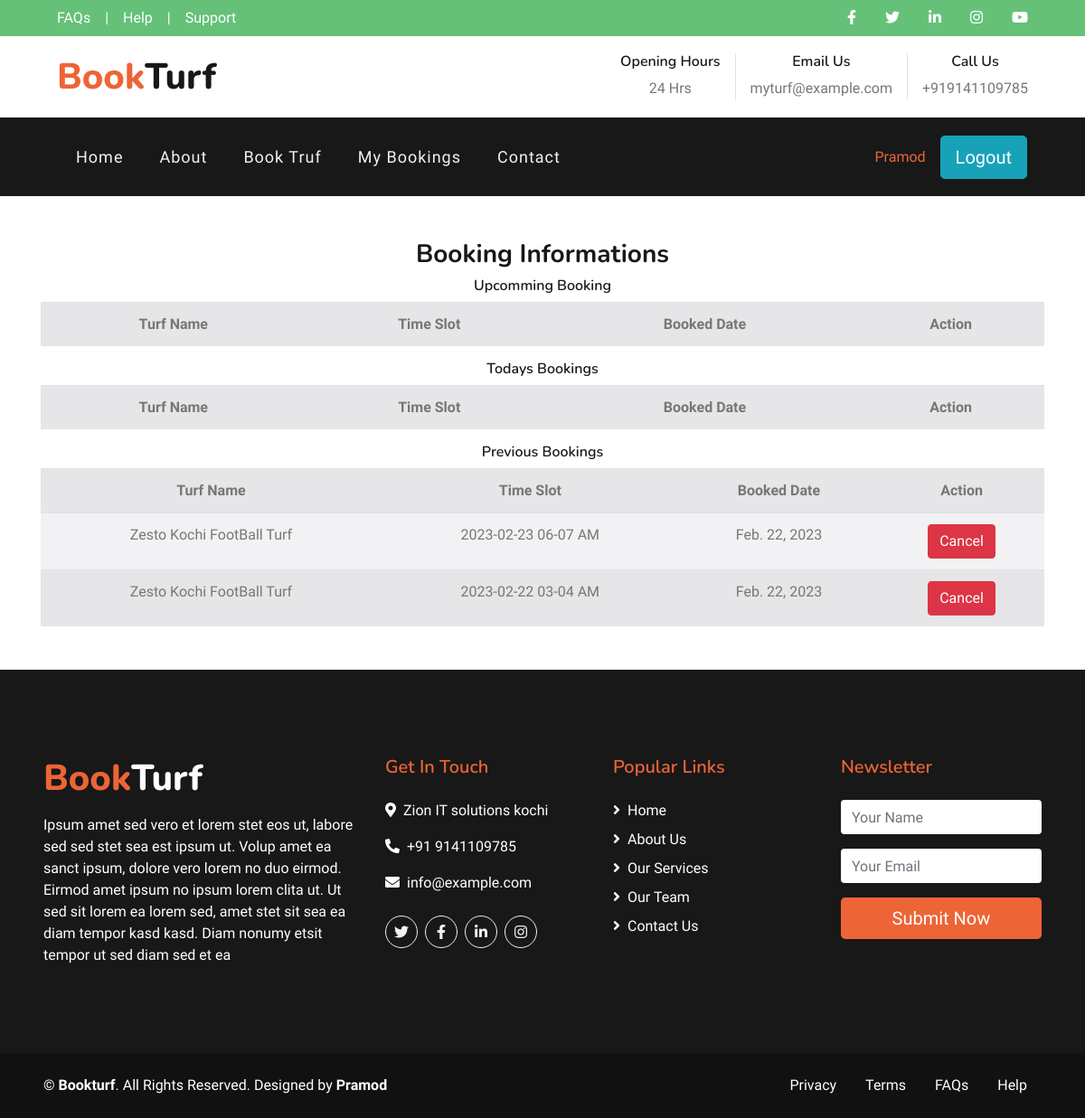
Page /booking/MyBookings (signed in) on the committed database.
### booking/models.py (models this page shows)
class Booking_Confirmation(models.Model):
     booking_date = models.DateField(auto_now_add=True)
     slot = models.ForeignKey(TimeSlot,on_delete=models.CASCADE)
     cutomer = models.ForeignKey(User,on_delete=models.CASCADE,null=True,blank=True)
     customer_name = models.CharField(max_length=200)
     customer_phone = models.CharField(max_length=200)
     paymet_status = models.BooleanField(default=False)

class TimeSlot(models.Model):
     options = (
          ("01-02 AM","01-02 AM"),
          ("02-03 AM","02-03 AM"),
          ("03-04 AM","03-04 AM"),
          ("04-05 AM","04-05 AM"),
          ("05-06 AM","05-06 AM"),
          ("06-07 AM","06-07 AM"),
          ("07-08 AM","07-08 AM"),
          ("08-09 AM","08-09 AM"),
          ("09-10 AM","10-11 AM"),
          ("11-12 AM","12-01 PM"),
          ("01-02 PM","02-03 PM"),
          ("03-04 PM","04-05 PM"),
          ("05-06 PM","06-07 PM"),
          ("07-08 PM","08-09 PM"),
          ("09-10 PM","10-11 PM"),
          ("11-12 PM","11-12 PM"),
     )
     TimeSlot = models.CharField(max_length=255, choices=options)
     Turf = models.ForeignKey(TurfDetails,on_delete=models.CASCADE)
     Date = models.DateField(auto_now_add=False)
     Booking_status = models.BooleanField(default=False)
     def __str__(self):
          return str("{}   {}".format(self.Date,self.TimeSlot))

class TurfDetails(models.Model):
     option1 = (
     ("Cricket","Cricket"),
     ("FootBall","FootBall"),
     ("Badminton",'Badminton')
     )
     Turf_id = models.AutoField(primary_key=True)
     Turf_area = models.CharField(max_length=200)
     Turf_name =models.CharField(max_length=200)
     Turf_catogary = models.CharField(max_length=200,choices=option1)
     Turf_price = models.CharField(max_length=255)
     Turf_Image = models.FileField(upload_to="Truf_Image")
     def __str__(self):
          return str("{} {} {} Turf".format(self.Turf_name,self.Turf_area,self.Turf_catogary))

### booking/views.py (the view)
# urls.py: path("MyBookings",views.MyBookings,name="MyBookings"),
@login_required(login_url="signin")
def MyBookings(request):
    dt = datetime.now()
    print(dt)
    dt = dt.date()
    upcomming = []
    previous = []
    today = []
    booking = Booking_Confirmation.objects.filter(cutomer = request.user)
    for i in booking:
        timeslot = i.slot
        if timeslot.Date > dt:
            upcomming.append(i)
        elif timeslot.Date == dt:
            today.append(i)
        elif  timeslot.Date < dt:
            previous.append(i)
    context= {
        "booking":upcomming,
        "previous":previous,
        'today':today
    }
    return render(request,"mybookings.html",context)

### templates/mybookings.html (shortened to what this page needs)
{% extends 'index.html' %}
{% block content %}
<div class="container mt-5 text-center">
    <h3>Booking Informations</h3>
    <h6>Upcomming Booking</h6>
    <table class="table table-striped bg-light">
        <tr>
            <th>Turf Name</th>
            <th>Time Slot</th>
            <th>Booked Date</th>
            <th>Action</th>
        </tr>
    </table>
    <h6>Todays Bookings</h6>
    <table class="table table-striped bg-light">
        <tr>
            <th>Turf Name</th>
            <th>Time Slot</th>
            <th>Booked Date</th>
            <th>Action</th>
        </tr>
    </table>
    <h6>Previous Bookings</h6>
    <table class="table table-striped bg-light">
        <tr>
            <th>Turf Name</th>
            <th>Time Slot</th>
            <th>Booked Date</th>
            <th>Action</th>
        </tr>
        {% for item in previous %}
        <tr>
            <td>{{item.slot.Turf}}</td>
            <td>{{item.slot}}</td>
            <td>{{item.booking_date}}</td>
            <td><a href="{%url 'cancelbookinguser' item.id %}" class="btn btn-danger">Cancel</a></td>
        </tr>
        {% endfor %}
    </table>
</div>
{% endblock %}

### templates/index.html (shortened to what this page needs)
{% load static %}
<!DOCTYPE html>
<html lang="en">
<head>
    <link href="https://cdnjs.cloudflare.com/ajax/libs/font-awesome/5.10.0/css/all.min.css" rel="stylesheet">
    <link href="{%static 'lib/flaticon/font/flaticon.css' %}" rel="stylesheet">
    <link href="{%static 'lib/owlcarousel/assets/owl.carousel.min.css' %}" rel="stylesheet">
    <link href="{%static 'lib/tempusdominus/css/tempusdominus-bootstrap-4.min.css' %}" rel="stylesheet" />
    <link href="{%static 'css/style.css' %}" rel="stylesheet">
</head>
<body>
    <div class="container-fluid">
        <div class="row bg-secondary py-2 px-lg-5">
            <div class="col-lg-6 text-center text-lg-left mb-2 mb-lg-0">
                <div class="d-inline-flex align-items-center">
                    <a class="text-white pr-3" href="">FAQs</a>
                    <span class="text-white">|</span>
                    <a class="text-white px-3" href="">Help</a>
                    <span class="text-white">|</span>
                    <a class="text-white pl-3" href="">Support</a>
                </div>
            </div>
            <div class="col-lg-6 text-center text-lg-right">
                <div class="d-inline-flex align-items-center">
                    <a class="text-white px-3" href="">
                        <i class="fab fa-facebook-f"></i>
                    </a>
                    <a class="text-white px-3" href="">
                        <i class="fab fa-twitter"></i>
                    </a>
                    <a class="text-white px-3" href="">
                        <i class="fab fa-linkedin-in"></i>
                    </a>
                    <a class="text-white px-3" href="">
                        <i class="fab fa-instagram"></i>
                    </a>
                    <a class="text-white pl-3" href="">
                        <i class="fab fa-youtube"></i>
                    </a>
                </div>
            </div>
        </div>
        <div class="row py-3 px-lg-5">
            <div class="col-lg-4">
                <a href="" class="navbar-brand d-none d-lg-block">
                    <h1 class="m-0 display-5 text-capitalize"><span class="text-primary">Book</span>Turf</h1>
                </a>
            </div>
            <div class="col-lg-8 text-center text-lg-right">
                <div class="d-inline-flex align-items-center">
                    <div class="d-inline-flex flex-column text-center pr-3 border-right">
                        <h6>Opening Hours</h6>
                        <p class="m-0">24 Hrs</p>
                    </div>
                    <div class="d-inline-flex flex-column text-center px-3 border-right">
                        <h6>Email Us</h6>
                        <p class="m-0">myturf@example.com</p>
                    </div>
                    <div class="d-inline-flex flex-column text-center pl-3">
                        <h6>Call Us</h6>
                        <p class="m-0">+919141109785</p>
                    </div>
                </div>
            </div>
        </div>
    </div>
    <div class="container-fluid p-0">
        <nav class="navbar navbar-expand-lg bg-dark navbar-dark py-3 py-lg-0 px-lg-5">
            <div class="collapse navbar-collapse justify-content-between px-3" id="navbarCollapse">
                <div class="navbar-nav mr-auto py-0">
                    <a href="{%url 'index'%}" class="nav-item nav-link">Home</a>
                    <a href="{%url 'about' %}" class="nav-item nav-link">About</a>
                    <a href="{%url 'booking' %}" class="nav-item nav-link">Book Truf</a>
                    <a href="{%url 'MyBookings' %}" class="nav-item nav-link">My Bookings</a>
                    <a href="{%url 'contact' %}" class="nav-item nav-link">Contact</a>
                </div>
                {% if request.user.is_authenticated %}
                <a href="#" class=" px-3 d-none d-lg-block">{{request.user.first_name}}</a>
                <a href="{%url 'signout' %}" class="btn btn-lg btn-info px-3 d-none d-lg-block">Logout</a>
                {% else %}
                <a href="{%url 'signin' %}" class="btn btn-lg btn-primary px-3 d-none d-lg-block">Login</a>
                <a href="{%url 'signup' %}" class="btn btn-lg btn-info px-3 d-none d-lg-block">Register</a>
                {% endif %}
            </div>
        </nav>
    </div>
    {% block content%}{% endblock %}
    <div class="container-fluid bg-dark text-white mt-5 py-5 px-sm-3 px-md-5">
        <div class="row pt-5">
            <div class="col-lg-4 col-md-12 mb-5">
                <h1 class="mb-3 display-5 text-capitalize text-white"><span class="text-primary">Book</span>Turf</h1>
                <p class="m-0">Ipsum amet sed vero et lorem stet eos ut, labore sed sed stet sea est ipsum ut. Volup
                    amet ea sanct ipsum, dolore vero lorem no duo eirmod. Eirmod amet ipsum no ipsum lorem clita ut. Ut
                    sed sit lorem ea lorem sed, amet stet sit sea ea diam tempor kasd kasd. Diam nonumy etsit tempor ut
                    sed diam sed et ea</p>
            </div>
            <div class="col-lg-8 col-md-12">
                <div class="row">
                    <div class="col-md-4 mb-5">
                        <h5 class="text-primary mb-4">Get In Touch</h5>
                        <p><i class="fa fa-map-marker-alt mr-2"></i>Zion IT solutions kochi</p>
                        <p><i class="fa fa-phone-alt mr-2"></i>+91 9141109785</p>
                        <p><i class="fa fa-envelope mr-2"></i>info@example.com</p>
                        <div class="d-flex justify-content-start mt-4">
                            <a class="btn btn-outline-light rounded-circle text-center mr-2 px-0"
                                style="width: 36px; height: 36px;" href="#"><i class="fab fa-twitter"></i></a>
                            <a class="btn btn-outline-light rounded-circle text-center mr-2 px-0"
                                style="width: 36px; height: 36px;" href="#"><i class="fab fa-facebook-f"></i></a>
                            <a class="btn btn-outline-light rounded-circle text-center mr-2 px-0"
                                style="width: 36px; height: 36px;" href="#"><i class="fab fa-linkedin-in"></i></a>
                            <a class="btn btn-outline-light rounded-circle text-center mr-2 px-0"
                                style="width: 36px; height: 36px;" href="#"><i class="fab fa-instagram"></i></a>
                        </div>
                    </div>
                    <div class="col-md-4 mb-5">
                        <h5 class="text-primary mb-4">Popular Links</h5>
                        <div class="d-flex flex-column justify-content-start">
                            <a class="text-white mb-2" href="#"><i class="fa fa-angle-right mr-2"></i>Home</a>
                            <a class="text-white mb-2" href="#"><i class="fa fa-angle-right mr-2"></i>About Us</a>
                            <a class="text-white mb-2" href="#"><i class="fa fa-angle-right mr-2"></i>Our Services</a>
                            <a class="text-white mb-2" href="#"><i class="fa fa-angle-right mr-2"></i>Our Team</a>
                            <a class="text-white" href="#"><i class="fa fa-angle-right mr-2"></i>Contact Us</a>
                        </div>
                    </div>
                    <div class="col-md-4 mb-5">
                        <h5 class="text-primary mb-4">Newsletter</h5>
                        <form action="">
                            <div class="form-group">
                                <input type="text" class="form-control border-0" placeholder="Your Name"
                                    required="required" />
                            </div>
                            <div class="form-group">
                                <input type="email" class="form-control border-0" placeholder="Your Email"
                                    required="required" />
                            </div>
                            <div>
                                <button class="btn btn-lg btn-primary btn-block border-0" type="submit">Submit
                                    Now</button>
                            </div>
                        </form>
                    </div>
                </div>
            </div>
        </div>
    </div>
    <div class="container-fluid text-white py-4 px-sm-3 px-md-5" style="background: #111111;">
        <div class="row">
            <div class="col-md-6 text-center text-md-left mb-3 mb-md-0">
                <p class="m-0 text-white">
                    &copy; <a class="text-white font-weight-bold" href="#">Bookturf</a>. All Rights Reserved. Designed
                    by
                    <a class="text-white font-weight-bold" href="https://htmlcodex.com">Pramod</a>
                </p>
            </div>
            <div class="col-md-6 text-center text-md-right">
                <ul class="nav d-inline-flex">
                    <li class="nav-item">
                        <a class="nav-link text-white py-0" href="#">Privacy</a>
                    </li>
                    <li class="nav-item">
                        <a class="nav-link text-white py-0" href="#">Terms</a>
                    </li>
                    <li class="nav-item">
                        <a class="nav-link text-white py-0" href="#">FAQs</a>
                    </li>
                    <li class="nav-item">
                        <a class="nav-link text-white py-0" href="#">Help</a>
                    </li>
                </ul>
            </div>
        </div>
    </div>
</body>
</html>

### rows in the picture
Booking_Confirmation: slot.Turf "Zesto Kochi FootBall Turf", slot "2023-02-23 06-07 AM", booking_date "Feb. 22, 2023"
Booking_Confirmation: slot.Turf "Zesto Kochi FootBall Turf", slot "2023-02-22 03-04 AM", booking_date "Feb. 22, 2023"

### other values in the picture
{{ request.user.first_name }} "Pramod"
